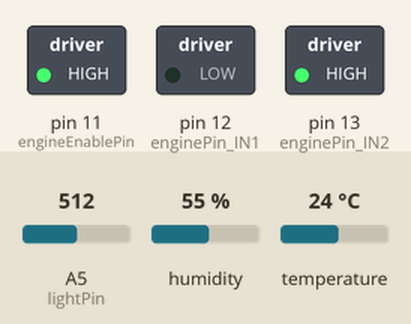
Bench run of a sketch on a simulated Arduino Uno, built with avr-gcc and run on an emulated ATmega328P. Shown: switched loads named in the sketch (green lamp = pin HIGH). The test bench sets the inputs (shaded band); at power-on: A5 (lightPin) = 512, humidity 55 %, temperature 24 °C. What the sketch prints to the serial monitor is not drawn.

Above: at 0.1 s.
At 30.1 s:
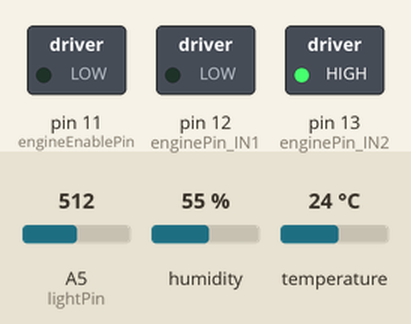
Timing chart, 0 to 31.6 s (numbered marks = the images above):
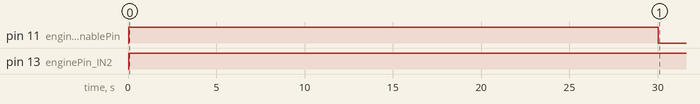

Measured:
- by itself, pin 11 (engineEnablePin): LOW → HIGH at 0.03 s, → LOW 30.0 s later
- by itself, pin 13 (enginePin_IN2): LOW → HIGH at 0.03 s

The sketch:

persiana.ino
```cpp
#include "dht.h"

int humidityPin = A4;
int lightPin = A5;

int enginePin_IN2 = 13;
int enginePin_IN1 = 12;
int engineEnablePin = 11;

bool persiana_abaixada = false;
dht DHT;

void print_state(){
  if (persiana_abaixada){
      Serial.println("A persiana esta abaixada");
    } else {
      Serial.println("A persiana esta recolhida");
    }
 }

void pararMotor(){
  digitalWrite(engineEnablePin, LOW);
}

void ligarMotor(){
  digitalWrite(engineEnablePin, HIGH);
}
void virarPraUmLado(){
  ligarMotor();
	digitalWrite(enginePin_IN2, HIGH);
	digitalWrite(enginePin_IN1, LOW);
  delay(30000);
  persiana_abaixada = true;
  pararMotor();
}
void virarProOutroLado(){
	ligarMotor();
	digitalWrite(enginePin_IN2, LOW);
	digitalWrite(enginePin_IN1, HIGH);
  delay(20000);
  persiana_abaixada = false;
  pararMotor();
}

void setup()
{
  pinMode(enginePin_IN2, OUTPUT);
  pinMode(enginePin_IN1, OUTPUT);
  pinMode(engineEnablePin, OUTPUT);
  Serial.begin(9600);
}

void loop()
{
  int lightInput = analogRead(lightPin);
  //int humidityInput = analogRead(humidityPin);
  DHT.read11(humidityPin);
  Serial.print("Luz: ");
  Serial.println(lightInput);
  Serial.print("Humidade: ");
  Serial.println(DHT.humidity);
  Serial.println("----------------");
  print_state();

  if (lightInput < 600 || DHT.humidity > 70){
    if (!persiana_abaixada){
      virarPraUmLado();
    }
  }else if (persiana_abaixada){
    virarProOutroLado();
  }
  delay(100);
}
```
